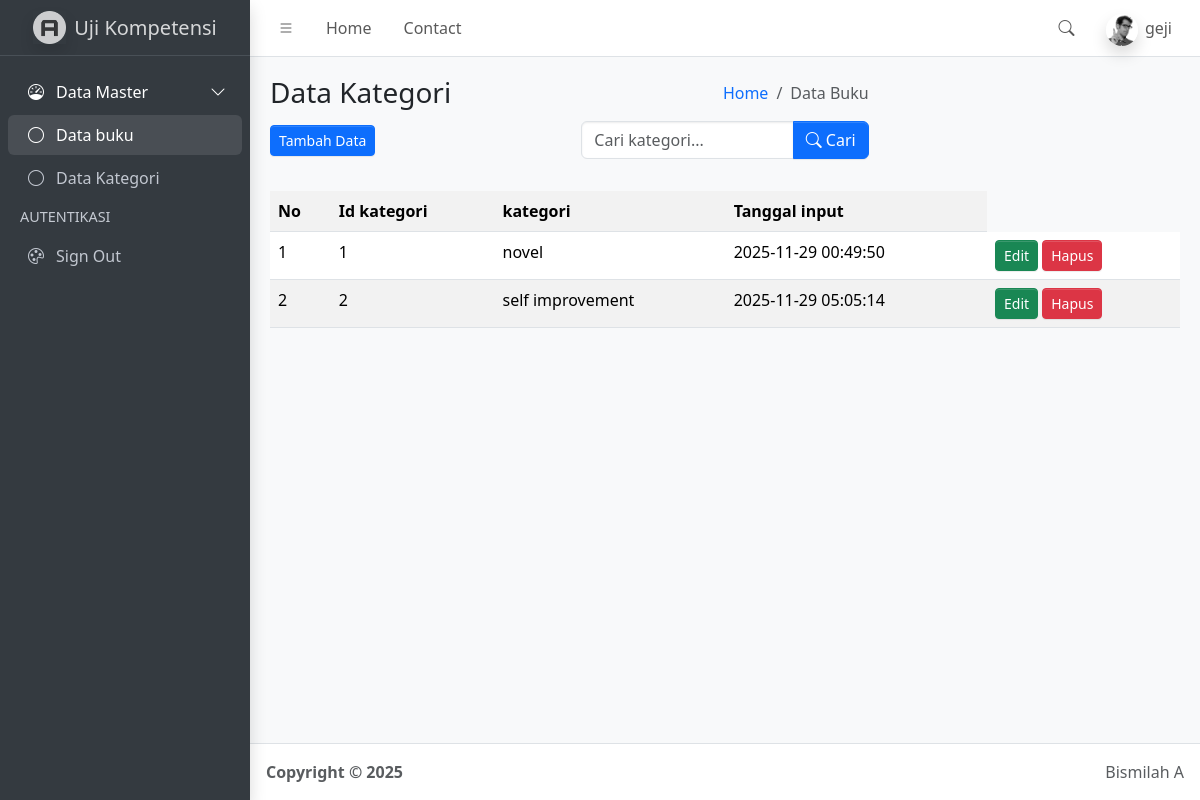
The app's page /kategori.php (signed in) with its own data.
### tables this page shows
CREATE TABLE `kategori` (
  `id_kategori` int(100) NOT NULL,
  `nama_kategori` varchar(100) NOT NULL,
  `tanggal_input` timestamp NOT NULL DEFAULT current_timestamp() ON UPDATE current_timestamp()
);

### function.php (called while the page is built, shortened)
<?php
$conn = mysqli_connect("localhost", "root", "", "simbs");
function query($query){
    global $conn;
    $result = mysqli_query($conn, $query);
    $rows = [];
    while( $row = mysqli_fetch_assoc($result) ) {
        $rows[] = $row;
    }
    return $rows;
}

### kategori.php (the view, shortened to what this page needs)
<?php
    require("function.php");
   $query = query("SELECT * FROM kategori");
   $kategori = $query;
?>
<!doctype html>
<html lang="en">
  <head>
    <link
      rel="stylesheet"
      href="https://cdn.jsdelivr.net/npm/@fontsource/source-sans-3@5.0.12/index.css"
      media="print"
      onload="this.media='all'"
    />
    <link
      rel="stylesheet"
      href="https://cdn.jsdelivr.net/npm/overlayscrollbars@2.11.0/styles/overlayscrollbars.min.css"
    />
    <link
      rel="stylesheet"
      href="https://cdn.jsdelivr.net/npm/bootstrap-icons@1.13.1/font/bootstrap-icons.min.css"
    />
    <link rel="stylesheet" href="dist/css/adminlte.min.css" />
    <link
      rel="stylesheet"
      href="https://cdn.jsdelivr.net/npm/apexcharts@3.37.1/dist/apexcharts.css"
    />
    <link
      rel="stylesheet"
      href="https://cdn.jsdelivr.net/npm/jsvectormap@1.5.3/dist/css/jsvectormap.min.css"
    />
  </head>
  <body class="layout-fixed sidebar-expand-lg bg-body-tertiary">
    <div class="app-wrapper">
      <nav class="app-header navbar navbar-expand bg-body">
        <div class="container-fluid">
          <ul class="navbar-nav">
            <li class="nav-item">
              <a class="nav-link" data-lte-toggle="sidebar" href="#" role="button">
                <i class="bi bi-list"></i>
              </a>
            </li>
            <li class="nav-item d-none d-md-block">
              <a href="index.php" class="nav-link">Home</a>
            </li>
            <li class="nav-item d-none d-md-block">
              <a href="#" class="nav-link">Contact</a>
            </li>
          </ul>
          <ul class="navbar-nav ms-auto">
            <li class="nav-item">
              <a class="nav-link" data-widget="navbar-search" href="#" role="button">
                <i class="bi bi-search"></i>
              </a>
            </li>
            <li class="nav-item dropdown user-menu">
              <a href="#" class="nav-link dropdown-toggle" data-bs-toggle="dropdown">
                <img
                  src="dist/assets/img/user2-160x160.jpg"
                  class="user-image rounded-circle shadow"
                  alt="User Image"
                />
                <span class="d-none d-md-inline"><?= $_SESSION['username']?></span>
              </a>
            </li>
          </ul>
        </div>
      </nav>
      <aside class="app-sidebar bg-body-secondary shadow" data-bs-theme="dark">
        <div class="sidebar-brand">
          <a href="index.php" class="brand-link">
            <img
              src="dist/assets/img/AdminLTELogo.png"
              alt="AdminLTE Logo"
              class="brand-image opacity-75 shadow"
            />
            <span class="brand-text fw-light">Uji Kompetensi</span>
          </a>
        </div>
        <div class="sidebar-wrapper">
          <nav class="mt-2">
            <ul
              class="nav sidebar-menu flex-column"
              data-lte-toggle="treeview"
              role="navigation"
              aria-label="Main navigation"
              data-accordion="false"
              id="navigation"
            >
              <li class="nav-item menu-open">
                <a href="#" class="nav-link active">
                  <i class="nav-icon bi bi-speedometer"></i>
                  <p>
                    Data Master
                  </p>
                </a>
                <ul class="nav nav-treeview">
                  <li class="nav-item">
                    <a href="index.php" class="nav-link active">
                      <i class="nav-icon bi bi-circle"></i>
                      <p>Data buku</p>
                    </a>
                  </li>
                  <li class="nav-item">
                    <a href="kategori.php" class="nav-link">
                      <i class="nav-icon bi bi-circle"></i>
                      <p>Data Kategori</p>
                    </a>
                  </li>
                </ul>
              </li>
              <li class="nav-header">AUTENTIKASI</li>
              <li class="nav-item">
                <a href="logout.php" class="nav-link">
                  <i class="nav-icon bi bi-palette"></i>
                  <p>Sign Out</p>
                </a>
              </li>
            </ul>
          </nav>
        </div>
      </aside>
      <main class="app-main">
        <div class="app-content-header">
          <div class="container-fluid">
            <div class="row  mb-3 align-items-center">
              <div class="col-sm-4">
                <h3 class="mb-3">Data Kategori</h3>
                <a href="tambah_data.php">
                  <button class="btn-sm btn btn-primary">Tambah Data</button>
                </a>
              </div>
              <div class="col-sm-4 d-flex flex-column align-items-end">
                <ol class="breadcrumb">
                  <li class="breadcrumb-item"><a href="index.php">Home</a></li>
                  <li class="breadcrumb-item active" aria-current="page">Data Buku</li>
                </ol>
                <form class="mt-2" action="" method="POST">
                  <div class="input-group">
                  <input
                    type="text"
                    class="form-control"
                    name="keyword"
                    placeholder="Cari kategori..."
                    autocomplete="off"
                  >
                  <button class="btn btn-primary" type="submit" name="tombol_search">
                    <i class="bi bi-search"></i> Cari
                  </button>
                </div>
                </form>
              </div>
            </div>
          </div>
        </div>
        <div class="app-content">
          <div class="container-fluid">
            <div class="row">
              <div class="col">
                <table class="table table-striped table-hover">
                  <tr>
                    <th>No </th>
                    <th>Id kategori</th>
                    <th>kategori</th>
                    <th>Tanggal input</th>
                  </tr>
                <?php $no=1 ?>
                <?php foreach($kategori as $kat): ?>
                  <tr>
                    <td> <?= $no ?> </td>
                    <td> <?= $kat['id_kategori'] ?> </td>
                    <td> <?= $kat['nama_kategori'] ?> </td>
                    <td> <?= $kat['tanggal_input'] ?> </td>
                    <td>
                      <a href="ubah_data.php?id=<?= $data['id_kategori'] ?>" class="btn btn-success btn-sm">Edit</a>
                      <a href="hapus_data.php?id=<?= $data['id_kategori'] ?>" class="btn btn-danger btn-sm">Hapus</a>
                    </td>
                </tr>
                <?php $no++; ?>
                <?php endforeach; ?>
                </table>
              </div>
            </div>
          </div>
        </div>
      </main>
      <footer class="app-footer">
        <div class="float-end d-none d-sm-inline">Bismilah A</div>
        <strong>
          Copyright &copy; 2025&nbsp;
        </strong>
      </footer>
    </div>
  </body>
</html>

### records on screen
kategori: id_kategori "1", nama_kategori "novel", tanggal_input "2025-11-29 00:49:50"
kategori: id_kategori "2", nama_kategori "self improvement", tanggal_input "2025-11-29 05:05:14"

### other values on screen
$_SESSION['username'] "geji"
